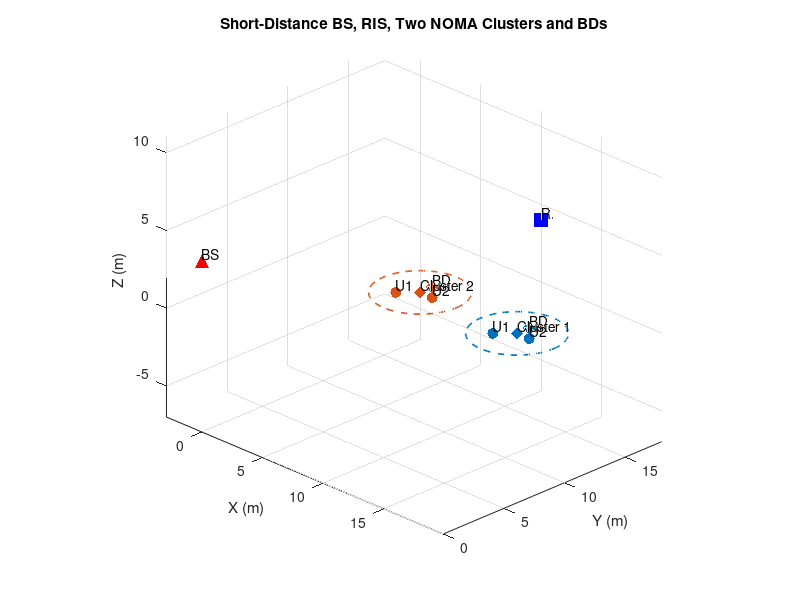

The MATLAB script that drew this image:
function [angles, users, distances] = calculate_angles()

    %% ============================
    % Paper-style fixed locations
    % ============================
    BS  = [0, 0, 4];        % BS location
    RIS = [10, 18, 4];      % RIS location, short BS-RIS distance

    %% ============================
    % Two short-distance clusters
    % Each cluster: User 1, User 2, BD
    % ============================

    cluster_centers = [14, 12, 0;
                    6,  12, 0];

    radii = [3, 3];

    % ----- Cluster 1 -----
    users{1} = [13, 11, 0;     % NOMA user 1
                15, 12, 0;     % NOMA user 2
                14, 13, 0];    % BD

    % ----- Cluster 2 -----
    users{2} = [5,  11, 0;     % NOMA user 1
                7,  12, 0;     % NOMA user 2
                6,  13, 0];    % BD

    Nclusters = length(users);
    Kusers = size(users{1},1);

    %% ============================
    % 1. BS -> RIS angles
    % ============================
    delta_BS_RIS = RIS - BS;

    angles.BS_AoD.azimuth = atan2d(delta_BS_RIS(2), delta_BS_RIS(1));
    angles.BS_AoD.elevation = atan2d(delta_BS_RIS(3), ...
        sqrt(delta_BS_RIS(1)^2 + delta_BS_RIS(2)^2));
    angles.BS_AoD.distance = norm(delta_BS_RIS);

    %% ============================
    % 2. RIS AoA from BS
    % ============================
    angles.RIS_AoA.azimuth = mod(angles.BS_AoD.azimuth + 180, 360);
    angles.RIS_AoA.elevation = -angles.BS_AoD.elevation;
    angles.RIS_AoA.distance = angles.BS_AoD.distance;

    %% ============================
    % 3. RIS -> users/BD angles
    % ============================
    for c = 1:Nclusters
        for k = 1:Kusers

            user = users{c}(k,:);
            delta_RIS_user = user - RIS;

            azimuth = atan2d(delta_RIS_user(2), delta_RIS_user(1));
            elevation = atan2d(delta_RIS_user(3), ...
                sqrt(delta_RIS_user(1)^2 + delta_RIS_user(2)^2));

            angles.RIS_AoD.clusters(c).users(k).user = sprintf('C%d-U%d', c, k);
            angles.RIS_AoD.clusters(c).users(k).azimuth = azimuth;
            angles.RIS_AoD.clusters(c).users(k).elevation = elevation;
            angles.RIS_AoD.clusters(c).users(k).distance = norm(delta_RIS_user);
            angles.RIS_AoD.clusters(c).users(k).position = user;
        end
    end

    %% ============================
    % 4. Distances
    % ============================
    distances = struct();

    for c = 1:Nclusters

        BD = users{c}(3,:);
        clusterDistances = struct();

        for u = 1:2
            user_pos = users{c}(u,:);
            clusterDistances.(['User' num2str(u) '_BD']) = norm(user_pos - BD);
            clusterDistances.(['RIS_to_User' num2str(u)]) = norm(user_pos - RIS);
            clusterDistances.(['BS_to_User' num2str(u)]) = norm(user_pos - BS);
        end

        clusterDistances.User1_User2 = norm(users{c}(1,:) - users{c}(2,:));
        clusterDistances.RIS_to_BD = norm(BD - RIS);
        clusterDistances.BS_to_BD = norm(BD - BS);

        distances.(['Cluster' num2str(c)]) = clusterDistances;
    end

    %% ============================
    % 5. Visualization
    % ============================
    figure; hold on; grid on; axis equal;
    xlabel('X (m)'); ylabel('Y (m)'); zlabel('Z (m)');
    title('Short-Distance BS, RIS, Two NOMA Clusters and BDs');

    scatter3(BS(1),BS(2),BS(3),100,'r','filled','^');
    text(BS(1),BS(2),BS(3)+0.5,'BS');

    scatter3(RIS(1),RIS(2),RIS(3),100,'b','filled','s');
    text(RIS(1),RIS(2),RIS(3)+0.5,'RIS');

    colors = lines(Nclusters);

    for c = 1:Nclusters

        center = cluster_centers(c,:);
        scatter3(center(1),center(2),center(3),80,colors(c,:),'d','filled');
        text(center(1),center(2),center(3)+0.5,sprintf('Cluster %d',c));

        theta = linspace(0,2*pi,100);
        x_circle = center(1) + radii(c)*cos(theta);
        y_circle = center(2) + radii(c)*sin(theta);
        z_circle = center(3)*ones(size(theta));
        plot3(x_circle,y_circle,z_circle,'--','Color',colors(c,:),'LineWidth',1.2);

        cluster_users = users{c};

        % NOMA users
        scatter3(cluster_users(1:2,1),cluster_users(1:2,2),cluster_users(1:2,3), ...
            60,colors(c,:),'filled','o');

        % BD
        scatter3(cluster_users(3,1),cluster_users(3,2),cluster_users(3,3), ...
            90,colors(c,:),'filled','diamond');

        text(cluster_users(1,1),cluster_users(1,2),cluster_users(1,3)+0.5,'U1');
        text(cluster_users(2,1),cluster_users(2,2),cluster_users(2,3)+0.5,'U2');
        text(cluster_users(3,1),cluster_users(3,2),cluster_users(3,3)+0.5,'BD');

    end

    view(45,25);
    hold off;

    %% Print distances
    fprintf('\n=== Distance Summary ===\n');
    fprintf('BS-RIS distance: %.2f m\n', norm(RIS - BS));

    for c = 1:Nclusters
        fprintf('\nCluster %d:\n', c);
        fprintf('RIS-U1: %.2f m\n', distances.(['Cluster' num2str(c)]).RIS_to_User1);
        fprintf('RIS-U2: %.2f m\n', distances.(['Cluster' num2str(c)]).RIS_to_User2);
        fprintf('RIS-BD: %.2f m\n', distances.(['Cluster' num2str(c)]).RIS_to_BD);
        fprintf('U1-BD: %.2f m\n', distances.(['Cluster' num2str(c)]).User1_BD);
        fprintf('U2-BD: %.2f m\n', distances.(['Cluster' num2str(c)]).User2_BD);
    end

end
